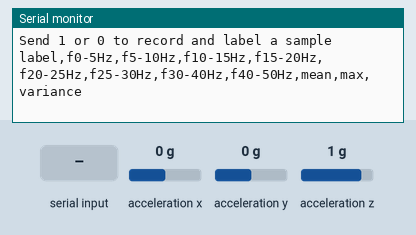
A sketch run on a simulated Arduino Nano 33 BLE. Shown: the last lines printed to the serial monitor. The inputs (shaded band) are chosen by the test bench; at power-on: acceleration x 0 g, acceleration y 0 g, acceleration z 1 g.

Above: at 1.2 s.
1.3 s: "0" received over Serial
At 4.2 s:
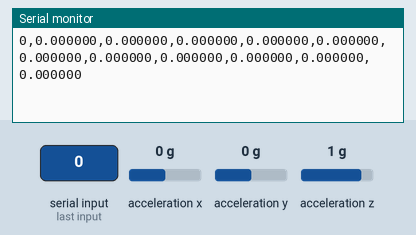
4.3 s: "1" received over Serial
5.8 s: acceleration x set to -1.4 g
At 7.3 s:
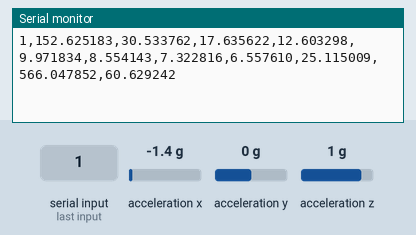

The sketch:

FFT.ino
```cpp
#include "arduinoFFT.h"
#include <Arduino_LSM9DS1.h>

// FFT constants
#define SAMPLES 256
#define SAMPLING_FREQ 100
#define SAMPLING_PERIOD_MS (1000/SAMPLING_FREQ)
#define FEATURE_BINS 8
#define NUM_FEATURES (FEATURE_BINS + 3)  // Frequency bins + statistical features

// Create FFT object
ArduinoFFT<double> FFT;

// Arrays for FFT calculations
double vReal[SAMPLES];
double vImag[SAMPLES];

// Feature array
float features[NUM_FEATURES];
unsigned long millisOld;

// Frequency bands (Hz)
const float freqBands[FEATURE_BINS + 1] = {0, 5, 10, 15, 20, 25, 30, 40, 50};

void setup() {
  Serial.begin(115200);
  while (!Serial);

  if (!IMU.begin()) {
    Serial.println("Failed to initialize IMU!");
    while (1);
  }

  FFT = ArduinoFFT<double>(vReal, vImag, SAMPLES, SAMPLING_FREQ);
  millisOld = millis();

  Serial.println("Send 1 or 0 to record and label a sample");
  // Print header for CSV format
  Serial.println("label,f0-5Hz,f5-10Hz,f10-15Hz,f15-20Hz,f20-25Hz,f25-30Hz,f30-40Hz,f40-50Hz,mean,max,variance");
}

void extractFeatures() {
  // Frequency bin energies
  for(int bin = 0; bin < FEATURE_BINS; bin++) {
    float binEnergy = 0;
    int startIndex = (freqBands[bin] * SAMPLES) / SAMPLING_FREQ;
    int endIndex = (freqBands[bin + 1] * SAMPLES) / SAMPLING_FREQ;

    for(int i = startIndex; i < endIndex; i++) {
      binEnergy += vReal[i];
    }
    features[bin] = binEnergy / (endIndex - startIndex);
  }

  // Statistical features
  float mean = 0, maxVal = 0, variance = 0;

  for(int i = 0; i < SAMPLES/2; i++) {
    mean += vReal[i];
    if(vReal[i] > maxVal) maxVal = vReal[i];
  }
  mean /= (SAMPLES/2);

  for(int i = 0; i < SAMPLES/2; i++) {
    variance += (vReal[i] - mean) * (vReal[i] - mean);
  }
  variance /= (SAMPLES/2);

  features[FEATURE_BINS] = mean;
  features[FEATURE_BINS + 1] = maxVal;
  features[FEATURE_BINS + 2] = sqrt(variance);
}

void collectAndProcessSample(int label) {
  float x, y, z;

  // Data Collection
  for(int i = 0; i < SAMPLES; i++) {
    while((millis() - millisOld) < SAMPLING_PERIOD_MS);
    millisOld = millis();

    if (IMU.accelerationAvailable()) {
      IMU.readAcceleration(x, y, z);
      vReal[i] = x * 9.81;
    } else {
      vReal[i] = (i > 0) ? vReal[i-1] : 0;
    }
    vImag[i] = 0;
  }

  // FFT Processing
  FFT.dcRemoval();
  FFT.windowing(FFTWindow::Hamming, FFTDirection::Forward);
  FFT.compute(FFTDirection::Forward);
  FFT.complexToMagnitude();

  extractFeatures();

  // Output single line in CSV format with label
  Serial.print(label);
  for(int i = 0; i < NUM_FEATURES; i++) {
    Serial.print(",");
    Serial.print(features[i], 6);
  }
  Serial.println();
}

void loop() {
  if (Serial.available() > 0) {
    char input = Serial.read();

    if (input == '0' || input == '1') {
      int label = input - '0';
      collectAndProcessSample(label);
    }
  }
}
```

Measured:
- after the input at 1.3 s, the serial monitor: prints a new line after 2.6 s (image 1)
- after the input at 5.8 s, the serial monitor: prints a new line after 1.1 s (image 2)
